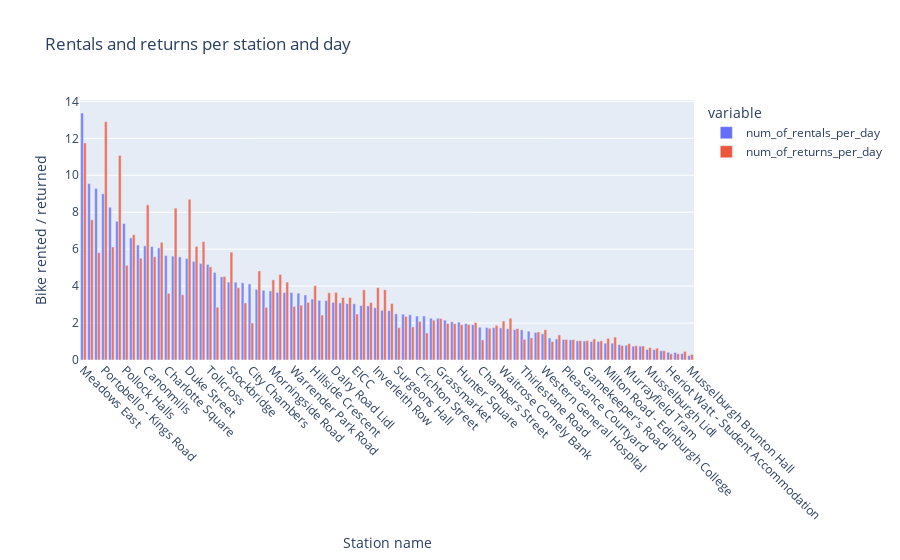

The notebook cell this image was saved under:
### Markdown cell above
## Rentals and returns per active station

### Code cell
condition = df["station_status"] == "active"
df_active = df[condition]
# df_active.groupby("date").count() - 1220 days in df

df_rentals_per_station = df_active.groupby("start_station_name")[["rental_period"]].count().reset_index().rename(columns = {"start_station_name" : "station_name", "rental_period" : "num_of_rentals"})
df_returns_per_station = df_active.groupby("end_station_name")[["rental_period"]].count().reset_index().rename(columns = {"end_station_name" : "station_name", "rental_period" : "num_of_returns"})

# df1 = df_active.groupby("start_station_name")[["rental_period"]].sum().reset_index().set_index("start_station_name")

df_mobility = df_rentals_per_station.merge(df_returns_per_station).sort_values("num_of_rentals", ascending = False)

df_mobility["num_of_rentals_per_day"] = (df_mobility["num_of_rentals"] / 1220).round(2) # mean per day during 2018 - 2021
df_mobility["num_of_returns_per_day"] = (df_mobility["num_of_returns"] / 1220).round(2)
df_mobility["bike_mobility_per_day"] = (df_mobility["num_of_rentals_per_day"] - df_mobility["num_of_returns_per_day"]).round(2)

# Per station and day on average merely more then 3 bikes are rented / returned

fig = px.bar(
    data_frame = df_mobility,
    x = "station_name",
    y = ["num_of_rentals_per_day","num_of_returns_per_day"],
    opacity = 0.8,
    orientation = "v",
    barmode = 'group',
    title='Rentals and returns per station and day',
    labels ={"station_name" : "Station name", "value" : "Bike rented / returned"}
)

fig.update_xaxes(tickangle=45)
fig.show()

# Chart is interactive, can be zoomed in

### Figure 1 — Plotly figure (JSON) as saved in the notebook; plotly's stock layout.template omitted (floating-point values rounded to 4 significant figures)
{"data": [{"alignmentgroup": "True", "hovertemplate": "variable=num_of_rentals_per_day<br>Station name=%{x}<br>Bike rented / returned=%{y}<extra></extra>", "legendgroup": "num_of_rentals_per_day", "marker": {"color": "#636efa", "opacity": 0.8, "pattern": {"shape": ""}}, "name": "num_of_rentals_per_day", "offsetgroup": "num_of_rentals_per_day", "orientation": "v", "showlegend": true, "textposition": "auto", "type": "bar", "x": ["Meadows East", "Meadow Place", "Bristo Square", "Portobello - Kings Road", "St Andrew Square", "Victoria Quay", "Pollock Halls", "Dundee Terrace", "Castle Street", "Canonmills", "Fountainbridge", "Waverley Bridge", "Charlotte Square", "Leith Walk", "Bruntsfield Links", "Duke Street", "Brunswick Place", "Cramond Foreshore", "Tollcross", "Lauriston Place", "George Square", "Stockbridge", "Causewayside", "Lothian Road", "City Chambers", "South Trinity Road", "West Crosscauseway", "Morningside Road", "Dynamic Earth", "Abbeyhill", "Warrender Park Road", "Castle Terrace", "Royal Commonwealth Pool", "Hillside Crescent", "Marchmont Crescent", "Kings Building 2", "Dalry Road Lidl", "Boroughmuir", "Holyrood Road", "EICC", "Dundas Street", "East London Street", "Inverleith Row", "Comely Bank Road", "McDonald Road", "Surgeons Hall", "Kings Building 3", "Colinton Road", "Crichton Street", "St Andrews House", "Haymarket Station", "Grassmarket", "Drumsheugh Place", "Gladstone Terrace", "Hunter Square", "Simon Square", "Scotland Street", "Chambers Street", "Haymarket Terrace", "Wester Coates Terrace", "Waitrose Comely Bank", "Meggetland", "Waverley Court", "Thirlestane Road", "Picardy Place", "Kings Buildings 1", "Western General Hospital", "Waverley Station", "Edinburgh Royal Infirmary", "Pleasance Courtyard", "Queen Margaret University", "Kings Buildings - Murchison House", "Gamekeeper's Road", "Dean Street", "Orchard Brae House", "Milton Road - Edinburgh College", "Leith Walk North", "Belford Road", "Murrayfield Tram", "Heriot Watt - Edinburgh Business School", "Edinburgh Zoo", "Musselburgh Lidl", "Edinburgh Park Station", "Ellersly Road", "Heriot Watt - Student Accommodation", "Royal Edinburgh Hospital", "Sighthill - Edinburgh College", "Musselburgh Brunton Hall"], "xaxis": "x", "y": [13.37, 9.55, 9.29, 9, 8.27, 7.51, 7.39, 6.61, 6.23, 6.18, 6.14, 6.07, 5.65, 5.62, 5.58, 5.49, 5.34, 5.23, 5.17, 4.74, 4.5, 4.22, 4.21, 4.18, 4.12, 3.82, 3.77, 3.74, 3.66, 3.65, 3.65, 3.62, 3.52, 3.3, 3.23, 3.22, 3.12, 3.09, 3.05, 3.04, 2.95, 2.93, 2.83, 2.69, 2.67, 2.5, 2.48, 2.45, 2.38, 2.38, 2.26, 2.26, 2.16, 2.07, 2.05, 1.97, 1.91, 1.77, 1.76, 1.75, 1.74, 1.69, 1.65, 1.63, 1.56, 1.49, 1.42, 1.19, 1.14, 1.11, 1.09, 1.04, 1.03, 1, 1, 0.91, 0.91, 0.83, 0.8, 0.75, 0.75, 0.57, 0.56, 0.5, 0.42, 0.41, 0.35, 0.24], "yaxis": "y"}, {"alignmentgroup": "True", "hovertemplate": "variable=num_of_returns_per_day<br>Station name=%{x}<br>Bike rented / returned=%{y}<extra></extra>", "legendgroup": "num_of_returns_per_day", "marker": {"color": "#EF553B", "opacity": 0.8, "pattern": {"shape": ""}}, "name": "num_of_returns_per_day", "offsetgroup": "num_of_returns_per_day", "orientation": "v", "showlegend": true, "textposition": "auto", "type": "bar", "x": ["Meadows East", "Meadow Place", "Bristo Square", "Portobello - Kings Road", "St Andrew Square", "Victoria Quay", "Pollock Halls", "Dundee Terrace", "Castle Street", "Canonmills", "Fountainbridge", "Waverley Bridge", "Charlotte Square", "Leith Walk", "Bruntsfield Links", "Duke Street", "Brunswick Place", "Cramond Foreshore", "Tollcross", "Lauriston Place", "George Square", "Stockbridge", "Causewayside", "Lothian Road", "City Chambers", "South Trinity Road", "West Crosscauseway", "Morningside Road", "Dynamic Earth", "Abbeyhill", "Warrender Park Road", "Castle Terrace", "Royal Commonwealth Pool", "Hillside Crescent", "Marchmont Crescent", "Kings Building 2", "Dalry Road Lidl", "Boroughmuir", "Holyrood Road", "EICC", "Dundas Street", "East London Street", "Inverleith Row", "Comely Bank Road", "McDonald Road", "Surgeons Hall", "Kings Building 3", "Colinton Road", "Crichton Street", "St Andrews House", "Haymarket Station", "Grassmarket", "Drumsheugh Place", "Gladstone Terrace", "Hunter Square", "Simon Square", "Scotland Street", "Chambers Street", "Haymarket Terrace", "Wester Coates Terrace", "Waitrose Comely Bank", "Meggetland", "Waverley Court", "Thirlestane Road", "Picardy Place", "Kings Buildings 1", "Western General Hospital", "Waverley Station", "Edinburgh Royal Infirmary", "Pleasance Courtyard", "Queen Margaret University", "Kings Buildings - Murchison House", "Gamekeeper's Road", "Dean Street", "Orchard Brae House", "Milton Road - Edinburgh College", "Leith Walk North", "Belford Road", "Murrayfield Tram", "Heriot Watt - Edinburgh Business School", "Edinburgh Zoo", "Musselburgh Lidl", "Edinburgh Park Station", "Ellersly Road", "Heriot Watt - Student Accommodation", "Royal Edinburgh Hospital", "Sighthill - Edinburgh College", "Musselburgh Brunton Hall"], "xaxis": "x", "y": [11.75, 7.59, 5.81, 12.9, 6.12, 11.07, 5.13, 6.78, 5.51, 8.4, 5.59, 6.37, 3.61, 8.22, 3.53, 8.7, 6.15, 6.41, 5.04, 2.86, 4.52, 5.84, 3.91, 3.09, 2.01, 4.82, 2.85, 4.34, 4.63, 4.22, 2.9, 2.97, 3.12, 4.02, 2.43, 3.64, 3.66, 3.38, 3.38, 2.49, 3.8, 3.11, 3.92, 3.8, 3.06, 1.75, 2.36, 1.79, 2.09, 1.46, 2.16, 2.25, 1.98, 1.97, 1.91, 1.92, 2.03, 1.09, 1.72, 1.88, 2.11, 2.26, 1.7, 1.12, 1.2, 1.52, 1.64, 1, 1.36, 1.11, 1.1, 1.05, 1.05, 1.14, 1.04, 1.17, 1.24, 0.79, 0.89, 0.77, 0.76, 0.67, 0.64, 0.5, 0.34, 0.34, 0.47, 0.3], "yaxis": "y"}], "layout": {"barmode": "group", "legend": {"title": {"text": "variable"}, "tracegroupgap": 0}, "title": {"text": "Rentals and returns per station and day"}, "xaxis": {"anchor": "y", "domain": [0, 1], "tickangle": 45, "title": {"text": "Station name"}}, "yaxis": {"anchor": "x", "domain": [0, 1], "title": {"text": "Bike rented / returned"}}}}
